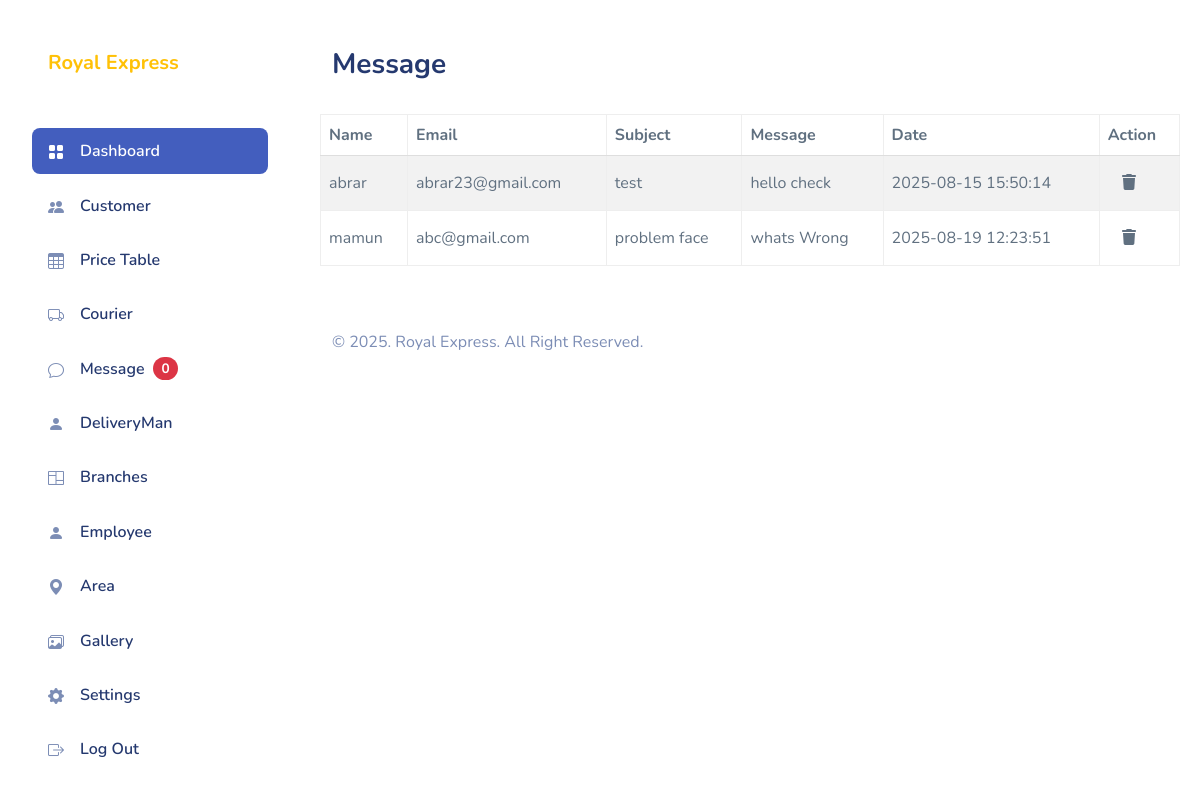
Page /Admin/message.php (signed in) on the committed database.
### tables this page shows
CREATE TABLE `contact` (
  `contact_id` int(11) NOT NULL,
  `name` varchar(255) NOT NULL,
  `email` varchar(255) NOT NULL,
  `subject` varchar(255) NOT NULL,
  `message` varchar(255) NOT NULL,
  `is_read` tinyint(4) NOT NULL DEFAULT 0,
  `date_updated` datetime NOT NULL
);

### server/inc/get.php (called while the page is built, shortened)
<?php
function getAllMessages()
{
    include 'connection.php';
    $messages = "SELECT * FROM contact";
    return mysqli_query($con, $messages);
}

### Admin/message.php (the view, shortened to what this page needs)
<!DOCTYPE html>
<html lang="en">
<?php include 'pages/head.php'; ?>
<body>
<div id="app">
    <div id="sidebar" class="active">
        <div class="sidebar-wrapper active">
                <div class="sidebar-header">
                    <div class="d-flex justify-content-between mt-0 px-2">
                        <h1 class="mb-0"><a href="index.php" class="text-warning h5 mb-0 px-2 ">Royal Express </a></h1>
                    </div>
                </div>
            <div class="sidebar-menu">
                <ul class="menu">
                    <li class="sidebar-item active">
                        <a href="index.php" class="sidebar-link">
                            <i class="bi bi-grid-fill"></i>
                            <span>Dashboard</span>
                        </a>
                    </li>
                    <li class="sidebar-item">
                        <a href="customer.php" class="sidebar-link">
                            <i class="bi bi-people-fill"></i>
                            <span>Customer</span>
                        </a>
                    </li>
                    <li class="sidebar-item">
                        <a href="price.php" class="sidebar-link">
                            <i class="bi bi-table"></i>
                            <span>Price Table</span>
                        </a>
                    </li>
                    <li class="sidebar-item">
                        <a href="courier.php" class="sidebar-link">
                            <i class="bi bi-truck"></i>
                            <span>Courier</span>
                        </a>
                    </li>
                    <li class="sidebar-item">
                        <a href="message.php" class="sidebar-link">
                            <i class="bi bi-chat"></i>
                            <span>Message</span>
                            <span id="fbCount" class="badge rounded-pill bg-danger ms-2">0</span>
                        </a>
                    </li>
                    <?php if (isset($_SESSION['admin']) && $_SESSION['admin'] == 'admin') : ?>
                         <li class="sidebar-item">
                            <a href="DeliveryMan.php" class='sidebar-link'>
                                <i class="bi bi-person-fill"></i>
                                <span>DeliveryMan </span>
                            </a>
                        </li>
                        <li class="sidebar-item">
                            <a href="branch.php" class="sidebar-link">
                                <i class="bi bi-columns"></i>
                                <span>Branches</span>
                            </a>
                        </li>
                    <?php endif; ?>
                    <li class="sidebar-item">
                        <a href="employee.php" class="sidebar-link">
                            <i class="bi bi-person-fill"></i>
                            <span>Employee</span>
                        </a>
                    </li>
                    <?php if (isset($_SESSION['admin']) && $_SESSION['admin'] == 'admin') : ?>
                        <li class="sidebar-item">
                            <a href="area.php" class="sidebar-link">
                                <i class="bi bi-geo-alt-fill"></i>
                                <span>Area</span>
                            </a>
                        </li>
                        <li class="sidebar-item">
                            <a href="gallery.php" class="sidebar-link">
                                <i class="bi bi-images"></i>
                                <span>Gallery</span>
                            </a>
                        </li>
                    <?php endif; ?>
                    <li class="sidebar-item">
                        <a href="settings.php" class="sidebar-link">
                            <i class="bi bi-gear-fill"></i>
                            <span>Settings</span>
                        </a>
                    </li>
                    <li class="sidebar-item">
                        <a href="logout.php" class="sidebar-link">
                            <i class="bi bi-box-arrow-right"></i>
                            <span>Log Out</span>
                        </a>
                    </li>
                </ul>
            </div>
        </div>
    </div>
    <div id="main">
        <div class="page-heading">
            <h3>Message</h3>
        </div>
        <div class="page-content">
            <section class="row">
                <div class="col-12 col-lg-12">
                    <div class="row">
                        <table id="datatablesSimple" class="table table-bordered table-striped">
                            <thead>
                                <tr>
                                    <th>Name</th>
                                    <th>Email</th>
                                    <th>Subject</th>
                                    <th>Message</th>
                                    <th>Date</th>
                                    <th>Action</th>
                                </tr>
                            </thead>
                            <tbody>
                                <?php
                                $getall = getAllMessages();
                                while ($row = mysqli_fetch_assoc($getall)) { ?>
                                    <tr>
                                        <td><?= htmlspecialchars($row['name']) ?></td>
                                        <td><?= htmlspecialchars($row['email']) ?></td>
                                        <td><?= htmlspecialchars($row['subject']) ?></td>
                                        <td><?= htmlspecialchars($row['message']) ?></td>
                                        <td><?= htmlspecialchars($row['date_updated']) ?></td>
                                        <td>
                                            <button type="button" onclick="permenantdeleteData(<?= $row['contact_id'] ?>, 'contact', 'contact_id')" class="btn btn-darkblue">
                                                <i class="fa-solid fa-trash"></i>
                                            </button>
                                        </td>
                                    </tr>
                                <?php } ?>
                            </tbody>
                        </table>
                    </div>
                </div>
            </section>
        </div>
        <?php include 'pages/footer.php'; ?>
    </div>
</div>
</body>
</html>

### Admin/assets/css/app.css (style rules this page uses)
.btn i,.btn svg { width:16px;height:16px }
#sidebar.active .sidebar-wrapper { left:0 }
.sidebar-wrapper { width:300px;height:100vh;position:fixed;top:0;z-index:10;overflow-y:auto;background-color:#fff;bottom:0;transition:left .5s ease-out }
.sidebar-wrapper .sidebar-header { padding:2rem 2rem 1rem;font-size:2rem;font-weight:700 }
.sidebar-wrapper .menu { margin-top:2rem;padding:0 2rem;font-weight:600 }
.sidebar-wrapper .menu .sidebar-link { display:block;padding:.7rem 1rem;font-size:1rem;display:flex;align-items:center;border-radius:.5rem;transition:all .5s;text-decoration:none;color:#25396f }
.sidebar-wrapper .menu .sidebar-link i,.sidebar-wrapper .menu .sidebar-link svg { color:#7c8db5 }
.sidebar-wrapper .menu .sidebar-link span { margin-left:1rem }
.sidebar-wrapper .menu .sidebar-item { list-style:none;margin-top:.5rem;position:relative }
.sidebar-wrapper .menu .sidebar-item.active .sidebar-link { background-color:#435ebe }
.sidebar-wrapper .menu .sidebar-item.active .sidebar-link span { color:#fff }
.sidebar-wrapper .menu .sidebar-item.active .sidebar-link i,.sidebar-wrapper .menu .sidebar-item.active .sidebar-link svg { fill:#fff;color:#fff }
.dataTable-table td,.dataTable-table thead th,.table td,.table thead th { vertical-align:middle }
.dataTable-table:not(.table-borderless) thead th,.table:not(.table-borderless) thead th { border-bottom:1px solid #dedede!important }
.bi { width:1rem;height:1rem }
#main { margin-left:300px;padding:2rem }
.page-heading { margin:0 0 2rem }
.page-heading h3 { font-weight:700 }
a { text-decoration:none }

### Admin/pages/head.php (style rules this page uses)
body { background-color: #ffffff; }

### rows in the picture
contact: name "abrar", email "abrar23@gmail.com", subject "test", message "hello check", date_updated "2025-08-15 15:50:14"
contact: name "mamun", email "abc@gmail.com", subject "problem face", message "whats Wrong", date_updated "2025-08-19 12:23:51"
